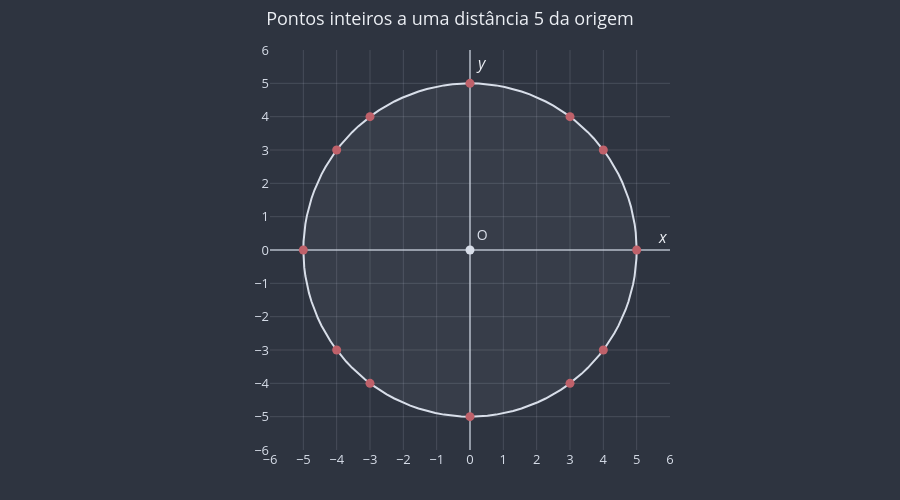

Write notebook code for a chart like this one.
### Markdown cell above
(b) **A prova analítica.** Tome $A(0, 0)$, $B(2b, 0)$ e $C(2c, 2d)$, que representa **qualquer** triângulo (com $AB$ sobre o eixo $x$ e $A$ na origem). Os pontos médios são

$$M_{AC} = \left(\frac{0 + 2c}{2},\ \frac{0 + 2d}{2}\right) = (c, d) \qquad M_{BC} = \left(\frac{2b + 2c}{2},\ \frac{0 + 2d}{2}\right) = (b + c, d).$$

A distância entre eles é

$$d(M_{AC}, M_{BC}) = \sqrt{(b + c - c)^2 + (d - d)^2} = \sqrt{b^2} = |b|,$$

que é metade de $AB = |2b|$. ∎

**Por que os "2"?** Com $2b$, $2c$ e $2d$, as divisões por 2 dos pontos médios dão contas exatas, sem frações. Com $b$, $c$ e $d$, a prova funcionaria do mesmo jeito, mas cheia de $\frac{b}{2}$, $\frac{c}{2}$ e $\frac{d}{2}$.

**Bônus.** Os dois pontos médios têm a mesma ordenada $d$, então o segmento $M_{AC}M_{BC}$ é horizontal, paralelo a $AB$ (que está sobre o eixo $x$). Isso prova também a outra metade do teorema da base média: ela é **paralela** ao terceiro lado.

**Exercício 10.** Os pontos de coordenadas inteiras a uma distância exatamente 5 da origem.

### Code cell
pontos_ex10 = []
for x in range(-5, 6):          # x de −5 a 5
    for y in range(-5, 6):      # para cada x, y de −5 a 5
        # Compara x² + y² com 25 = 5²: só contas com inteiros, sem raiz
        if x**2 + y**2 == 25:
            pontos_ex10.append((x, y))
quantidade_ex10 = len(pontos_ex10)

print(quantidade_ex10, pontos_ex10)

fig = uga.criar_plano_cartesiano(titulo="Pontos inteiros a uma distância 5 da origem")
fig = uga.desenhar_circulo_de_alcance(fig, (0, 0), 5, cor=uga.CORES["apoio"], opacidade=0.05)
fig = uga.desenhar_ponto(fig, (0, 0), rotulo="O", cor=uga.CORES["apoio"])
fig = uga.desenhar_pontos(fig, pontos_ex10, cor=uga.CORES["destaque"])
uga.mostrar(fig)

### Figure 1 — Plotly figure (JSON) as saved in the notebook; plotly's stock layout.template omitted (floating-point values rounded to 4 significant figures)
{"data": [{"fill": "toself", "fillcolor": "rgba(216, 222, 233, 0.05)", "hoverinfo": "skip", "line": {"color": "#D8DEE9", "width": 2}, "mode": "lines", "showlegend": false, "type": "scatter", "x": [5.0, 4.993, 4.973, 4.938, 4.891, 4.83, 4.755, 4.668, 4.568, 4.455, 4.33, 4.193, 4.045, 3.886, 3.716, 3.536, 3.346, 3.147, 2.939, 2.723, 2.5, 2.27, 2.034, 1.792, 1.545, 1.294, 1.04, 0.7822, 0.5226, 0.2617, 3.062e-16, -0.2617, -0.5226, -0.7822, -1.04, -1.294, -1.545, -1.792, -2.034, -2.27, -2.5, -2.723, -2.939, -3.147, -3.346, -3.536, -3.716, -3.886, -4.045, -4.193, -4.33, -4.455, -4.568, -4.668, -4.755, -4.83, -4.891, -4.938, -4.973, -4.993, -5.0, -4.993, -4.973, -4.938, -4.891, -4.83, -4.755, -4.668, -4.568, -4.455, -4.33, -4.193, -4.045, -3.886, -3.716, -3.536, -3.346, -3.147, -2.939, -2.723, -2.5, -2.27, -2.034, -1.792, -1.545, -1.294, -1.04, -0.7822, -0.5226, -0.2617, -9.185e-16, 0.2617, 0.5226, 0.7822, 1.04, 1.294, 1.545, 1.792, 2.034, 2.27, 2.5, 2.723, 2.939, 3.147, 3.346, 3.536, 3.716, 3.886, 4.045, 4.193, 4.33, 4.455, 4.568, 4.668, 4.755, 4.83, 4.891, 4.938, 4.973, 4.993, 5.0], "y": [0.0, 0.2617, 0.5226, 0.7822, 1.04, 1.294, 1.545, 1.792, 2.034, 2.27, 2.5, 2.723, 2.939, 3.147, 3.346, 3.536, 3.716, 3.886, 4.045, 4.193, 4.33, 4.455, 4.568, 4.668, 4.755, 4.83, 4.891, 4.938, 4.973, 4.993, 5.0, 4.993, 4.973, 4.938, 4.891, 4.83, 4.755, 4.668, 4.568, 4.455, 4.33, 4.193, 4.045, 3.886, 3.716, 3.536, 3.346, 3.147, 2.939, 2.723, 2.5, 2.27, 2.034, 1.792, 1.545, 1.294, 1.04, 0.7822, 0.5226, 0.2617, 6.123e-16, -0.2617, -0.5226, -0.7822, -1.04, -1.294, -1.545, -1.792, -2.034, -2.27, -2.5, -2.723, -2.939, -3.147, -3.346, -3.536, -3.716, -3.886, -4.045, -4.193, -4.33, -4.455, -4.568, -4.668, -4.755, -4.83, -4.891, -4.938, -4.973, -4.993, -5.0, -4.993, -4.973, -4.938, -4.891, -4.83, -4.755, -4.668, -4.568, -4.455, -4.33, -4.193, -4.045, -3.886, -3.716, -3.536, -3.346, -3.147, -2.939, -2.723, -2.5, -2.27, -2.034, -1.792, -1.545, -1.294, -1.04, -0.7822, -0.5226, -0.2617, -1.225e-15]}, {"cliponaxis": false, "hovertemplate": "O(0, 0)<extra></extra>", "marker": {"color": "#D8DEE9", "size": 9}, "mode": "markers+text", "showlegend": false, "text": ["O"], "textfont": {"color": "#D8DEE9", "size": 14}, "textposition": "top right", "type": "scatter", "x": [0], "y": [0]}, {"cliponaxis": false, "hovertemplate": "(-5, 0)<extra></extra>", "marker": {"color": "#BF616A", "size": 9}, "mode": "markers", "showlegend": false, "textfont": {"color": "#BF616A", "size": 14}, "textposition": "top right", "type": "scatter", "x": [-5], "y": [0]}, {"cliponaxis": false, "hovertemplate": "(-4, -3)<extra></extra>", "marker": {"color": "#BF616A", "size": 9}, "mode": "markers", "showlegend": false, "textfont": {"color": "#BF616A", "size": 14}, "textposition": "top right", "type": "scatter", "x": [-4], "y": [-3]}, {"cliponaxis": false, "hovertemplate": "(-4, 3)<extra></extra>", "marker": {"color": "#BF616A", "size": 9}, "mode": "markers", "showlegend": false, "textfont": {"color": "#BF616A", "size": 14}, "textposition": "top right", "type": "scatter", "x": [-4], "y": [3]}, {"cliponaxis": false, "hovertemplate": "(-3, -4)<extra></extra>", "marker": {"color": "#BF616A", "size": 9}, "mode": "markers", "showlegend": false, "textfont": {"color": "#BF616A", "size": 14}, "textposition": "top right", "type": "scatter", "x": [-3], "y": [-4]}, {"cliponaxis": false, "hovertemplate": "(-3, 4)<extra></extra>", "marker": {"color": "#BF616A", "size": 9}, "mode": "markers", "showlegend": false, "textfont": {"color": "#BF616A", "size": 14}, "textposition": "top right", "type": "scatter", "x": [-3], "y": [4]}, {"cliponaxis": false, "hovertemplate": "(0, -5)<extra></extra>", "marker": {"color": "#BF616A", "size": 9}, "mode": "markers", "showlegend": false, "textfont": {"color": "#BF616A", "size": 14}, "textposition": "top right", "type": "scatter", "x": [0], "y": [-5]}, {"cliponaxis": false, "hovertemplate": "(0, 5)<extra></extra>", "marker": {"color": "#BF616A", "size": 9}, "mode": "markers", "showlegend": false, "textfont": {"color": "#BF616A", "size": 14}, "textposition": "top right", "type": "scatter", "x": [0], "y": [5]}, {"cliponaxis": false, "hovertemplate": "(3, -4)<extra></extra>", "marker": {"color": "#BF616A", "size": 9}, "mode": "markers", "showlegend": false, "textfont": {"color": "#BF616A", "size": 14}, "textposition": "top right", "type": "scatter", "x": [3], "y": [-4]}, {"cliponaxis": false, "hovertemplate": "(3, 4)<extra></extra>", "marker": {"color": "#BF616A", "size": 9}, "mode": "markers", "showlegend": false, "textfont": {"color": "#BF616A", "size": 14}, "textposition": "top right", "type": "scatter", "x": [3], "y": [4]}, {"cliponaxis": false, "hovertemplate": "(4, -3)<extra></extra>", "marker": {"color": "#BF616A", "size": 9}, "mode": "markers", "showlegend": false, "textfont": {"color": "#BF616A", "size": 14}, "textposition": "top right", "type": "scatter", "x": [4], "y": [-3]}, {"cliponaxis": false, "hovertemplate": "(4, 3)<extra></extra>", "marker": {"color": "#BF616A", "size": 9}, "mode": "markers", "showlegend": false, "textfont": {"color": "#BF616A", "size": 14}, "textposition": "top right", "type": "scatter", "x": [4], "y": [3]}, {"cliponaxis": false, "hovertemplate": "(5, 0)<extra></extra>", "marker": {"color": "#BF616A", "size": 9}, "mode": "markers", "showlegend": false, "textfont": {"color": "#BF616A", "size": 14}, "textposition": "top right", "type": "scatter", "x": [5], "y": [0]}], "layout": {"annotations": [{"font": {"color": "#ECEFF4", "size": 16}, "showarrow": false, "text": "<i>x</i>", "x": 6, "xanchor": "right", "y": 0, "yanchor": "bottom"}, {"font": {"color": "#ECEFF4", "size": 16}, "showarrow": false, "text": "<i>y</i>", "x": 0, "xanchor": "left", "xshift": 4, "y": 6, "yanchor": "top"}], "font": {"color": "#ECEFF4", "size": 13}, "height": 500, "hoverlabel": {"bgcolor": "#3B4252", "font": {"color": "#ECEFF4"}}, "hovermode": "closest", "margin": {"b": 50, "l": 60, "r": 20, "t": 50}, "paper_bgcolor": "#2E3440", "plot_bgcolor": "#2E3440", "showlegend": false, "title": {"text": "Pontos inteiros a uma distância 5 da origem", "x": 0.5}, "xaxis": {"color": "#D8DEE9", "constrain": "domain", "dtick": 1, "gridcolor": "rgba(216, 222, 233, 0.15)", "range": [-6, 6], "showgrid": true, "zeroline": true, "zerolinecolor": "rgba(216, 222, 233, 0.6)", "zerolinewidth": 2}, "yaxis": {"color": "#D8DEE9", "constrain": "domain", "dtick": 1, "gridcolor": "rgba(216, 222, 233, 0.15)", "range": [-6, 6], "scaleanchor": "x", "scaleratio": 1, "showgrid": true, "zeroline": true, "zerolinecolor": "rgba(216, 222, 233, 0.6)", "zerolinewidth": 2}}}
